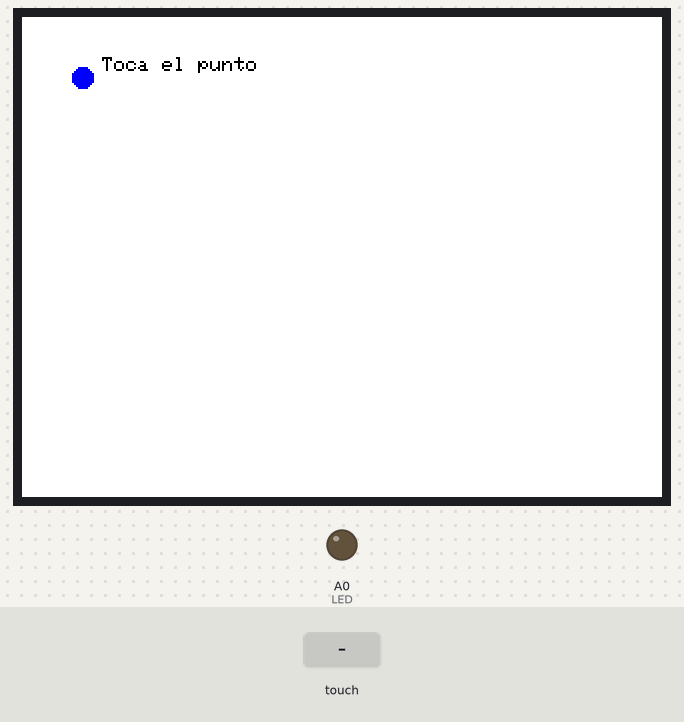
This sketch was run on a simulated Arduino Uno, built with avr-gcc and run on an emulated ATmega328P. Parts: 320×240 colour display, output pins drawn as LEDs (lit = HIGH). The test bench sets the inputs (shaded band). What the sketch prints to the serial monitor is not drawn.

Above: at 1.1 s.
1.2 s: touch panel pressed at 13 % / 10 % of its raw x / y range
At 3.6 s:
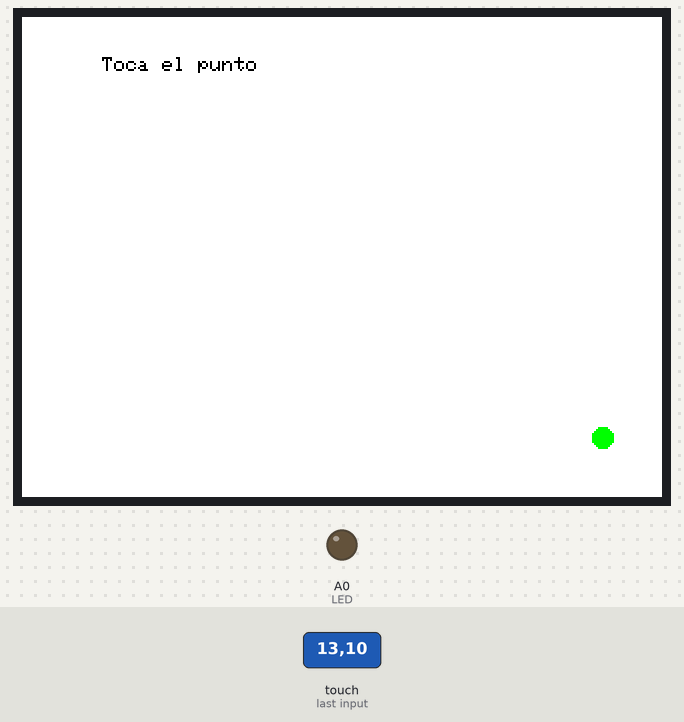
3.9 s: touch panel pressed at 38 % / 10 % of its raw x / y range
At 6.2 s:
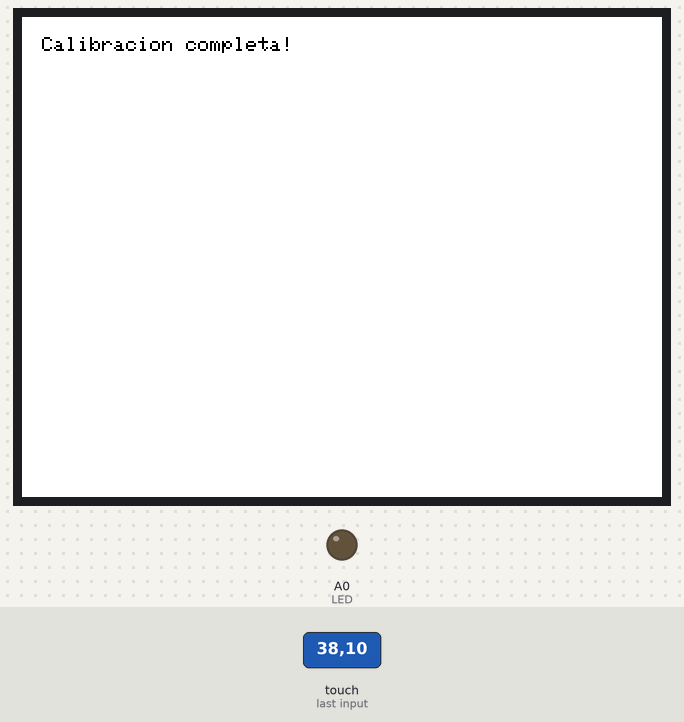
6.6 s: touch panel pressed at 62 % / 10 % of its raw x / y range
At 8.1 s:
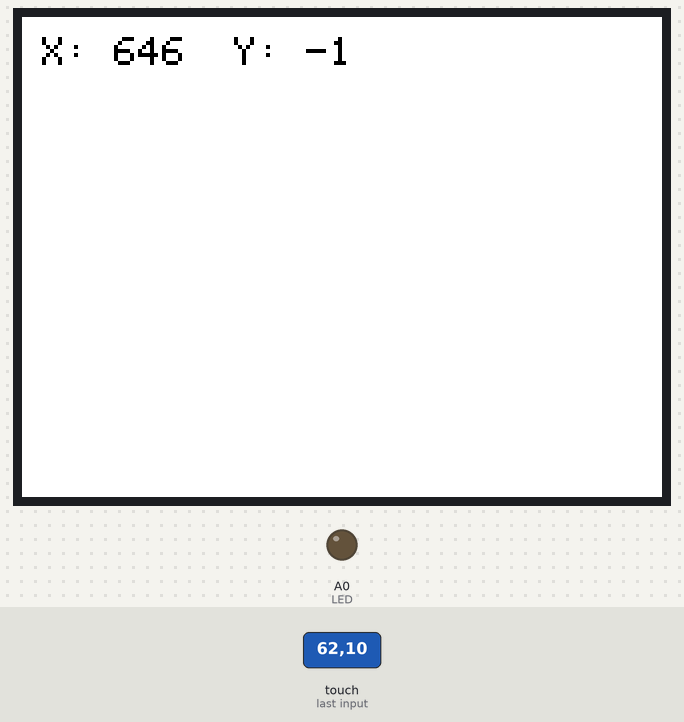
8.7 s: touch panel pressed at 87 % / 10 % of its raw x / y range
At 9.5 s:
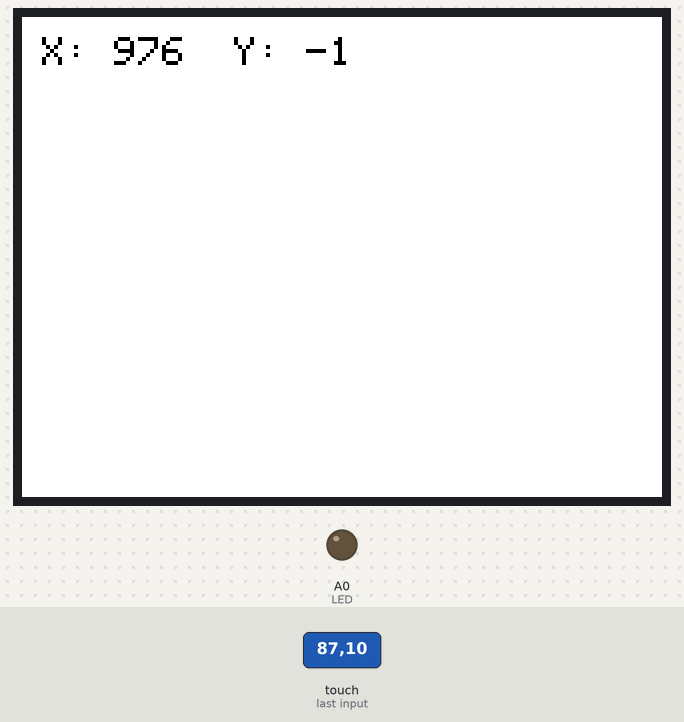
Timing chart, 0 to 11.2 s (numbered marks = the images above; inputs shaded):
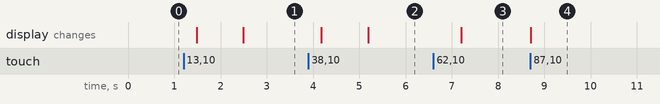

Measured:
- after the input at 1.2 s, the display: first changes after 0.29 s (image 1 shows a later state)
- after the input at 3.9 s, the display: first changes after 0.28 s (image 2 shows a later state)
- after the input at 6.6 s, the display: changes after 0.61 s (image 3)
- after the input at 8.7 s, the display: changes at once (image 4)

The sketch:

Calibracio_TFT9341.ino
```cpp
#include "SPI.h"
#include "Adafruit_GFX.h"
#include "Adafruit_ILI9341.h"
#include "XPT2046_Touchscreen.h"

// Pines de conexión de la pantalla ILI9341
#define TFT_CS   A5
#define TFT_DC   A3
#define TFT_RST  A4
#define LED A0

// Pines de conexión del controlador táctil XPT2046
#define T_CS    2    // Pin Chip Select del controlador táctil
#define T_IRQ   6    // Pin de interrupción del controlador táctil (opcional)

// Crear una instancia para la pantalla TFT y la pantalla táctil
Adafruit_ILI9341 tft = Adafruit_ILI9341(TFT_CS, TFT_DC, TFT_RST);
XPT2046_Touchscreen ts(T_CS, -1);  // No usar interrupciones para facilitar la calibración

// Variables para almacenar los límites de la calibración
int16_t minX = 0, minY = 0, maxX = 4095, maxY = 4095;

void setup() {
  Serial.begin(9600);
  pinMode(LED, OUTPUT);

  // Inicializar la pantalla TFT
  tft.begin();
  tft.setRotation(3);  // Ajusta la rotación si es necesario
  tft.fillScreen(ILI9341_WHITE);  // Llenar la pantalla de blanco

  // Inicializar la pantalla táctil
  if (ts.begin()) {
    Serial.println("Pantalla táctil inicializada correctamente.");
  } else {
    Serial.println("Error al inicializar la pantalla táctil.");
  }

  calibrateTouchScreen();  // Ejecutar el proceso de calibración
}

void loop() {
  // Verificar si la pantalla táctil está siendo tocada
  if (ts.touched()) {
    TS_Point p = ts.getPoint();  // Obtener las coordenadas del toque

    // Mapear las coordenadas al tamaño de la pantalla TFT (240x320)
    int x_mapped = map(p.x, minX, maxX, 0, 330);
    int y_mapped = map(p.y, minY, maxY, 0, 230);

    // Limpiar el área de visualización de coordenadas
    tft.fillRect(0, 0, 240, 40, ILI9341_WHITE);  // Borrar el área superior

    // Mostrar las coordenadas en la pantalla
    tft.setCursor(10, 10);
    tft.setTextColor(ILI9341_BLACK);
    tft.setTextSize(2);
    tft.print("X: "); tft.print(x_mapped);
    tft.print("  Y: "); tft.println(y_mapped);

    // También imprimir las coordenadas en el monitor serie
    Serial.print("Coordenada X: "); Serial.println(x_mapped);
    Serial.print("Coordenada Y: "); Serial.println(y_mapped);

    // Dibujar un pequeño círculo en el lugar donde tocaste
    tft.fillCircle(x_mapped, y_mapped, 5, ILI9341_RED);  // Círculo rojo de 5 píxeles de radio

    delay(200);  // Evitar múltiples detecciones rápidas
  }
}

void calibrateTouchScreen() {
  tft.fillScreen(ILI9341_WHITE);
  tft.setTextColor(ILI9341_BLACK);
  tft.setTextSize(2);

  // Punto superior izquierdo (ajustado al área visible)
  Serial.println("Calibrando el punto superior izquierdo...");
  tft.fillCircle(30, 30, 5, ILI9341_BLUE);  // Más cerca del borde pero dentro del área visible
  tft.setCursor(40, 20);
  tft.setTextSize(1);
  tft.print("Toca el punto");
  waitForTouch();
  TS_Point p1 = ts.getPoint();
  minX = p1.x;
  minY = p1.y;
  tft.fillScreen(ILI9341_WHITE);  // Limpia la pantalla después de cada punto
  delay(1000);  // Espera 1 segundo antes de mostrar el siguiente punto

  // Punto inferior derecho (ajustado al área visible)
  Serial.println("Calibrando el punto inferior derecho...");
  tft.fillCircle(290, 210, 5, ILI9341_GREEN);  // Cerca del borde pero dentro del área visible
  tft.setCursor(40, 20);
  tft.print("Toca el punto");
  waitForTouch();
  TS_Point p2 = ts.getPoint();
  maxX = p2.x;
  maxY = p2.y;
  tft.fillScreen(ILI9341_WHITE);  // Limpia la pantalla después de cada punto
  delay(1000);  // Espera 1 segundo para confirmar la calibración

  // Mostrar los valores de calibración en el monitor serie
  Serial.println("Calibración completada:");
  Serial.print("minX = "); Serial.println(minX);
  Serial.print("minY = "); Serial.println(minY);
  Serial.print("maxX = "); Serial.println(maxX);
  Serial.print("maxY = "); Serial.println(maxY);

  // Mensaje de calibración completa
  tft.setCursor(10, 10);
  tft.print("Calibracion completa!");
  delay(2000);  // Esperar 2 segundos
}

void waitForTouch() {
  while (!ts.touched()) {
    delay(10);  // Espera hasta que haya un toque
  }
  delay(200);  // Evita la detección múltiple
}
```
